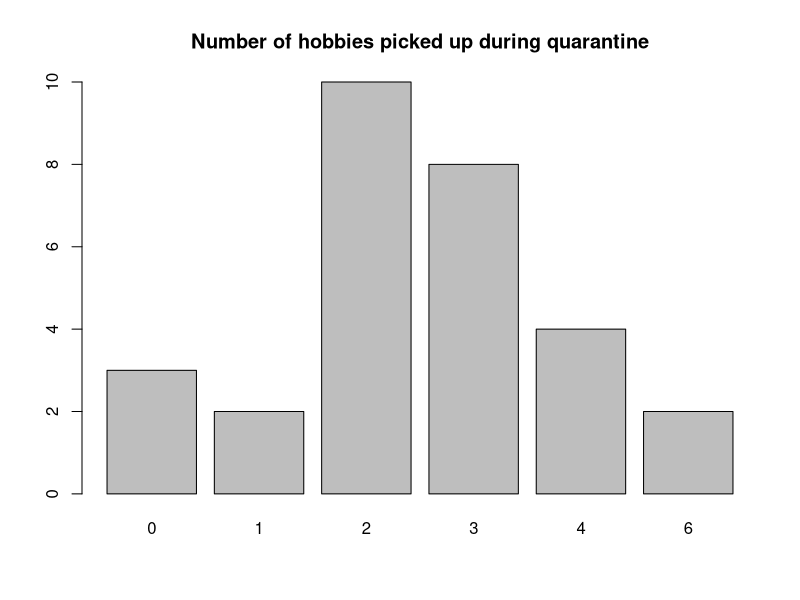
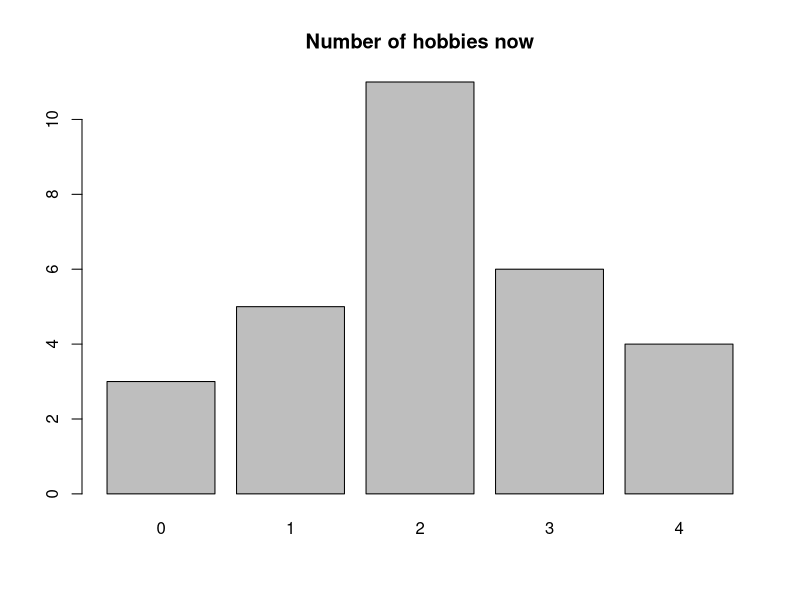
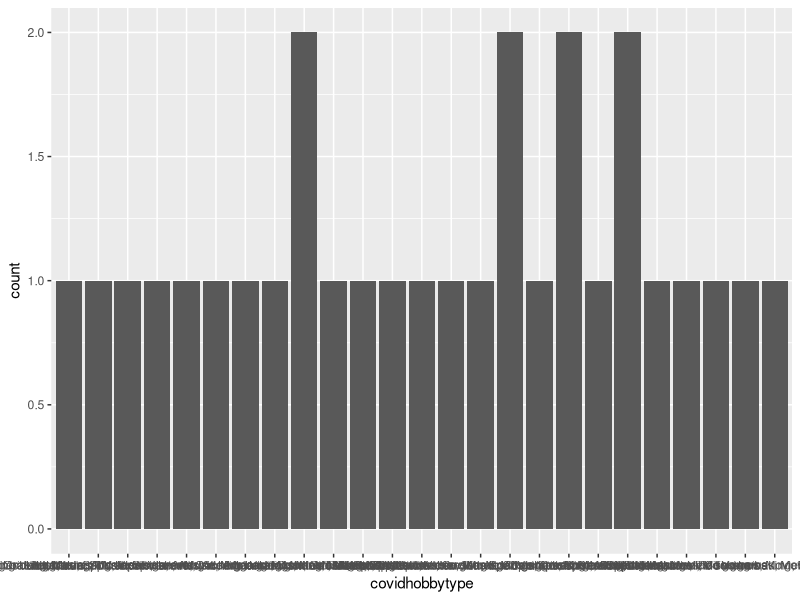
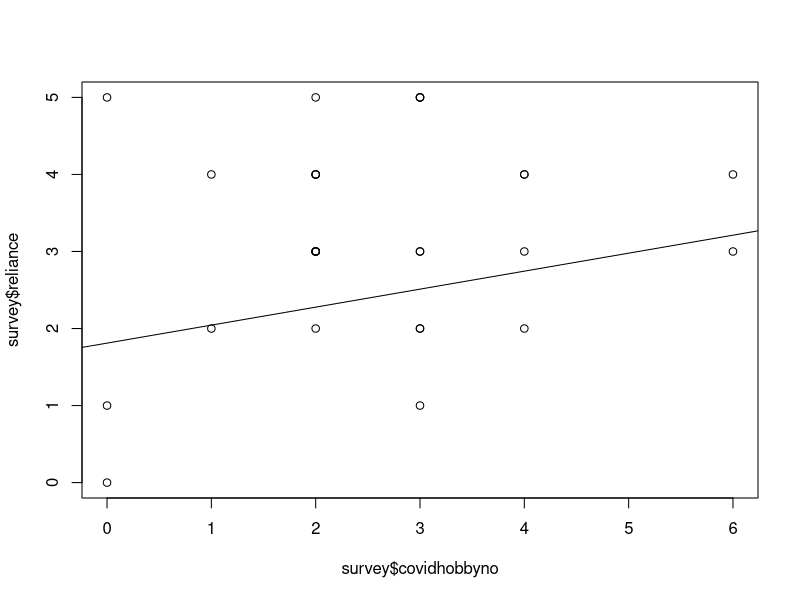

Write the R code that produced these figures, in order.
## ---- chunk 1

#Load our data
survey = read.csv("HobbiesCOVID19.csv")

# Remove the Timestamp column as it is not necessary for our report
survey$Timestamp <- NULL

# Quick look at the structure of data
str(survey)

# Quick look at top 5 rows of data
head(survey) 
# Our data has 29 rows and 9 columns

# Size of the data
dim(survey)

# R's classification of survey's data
class(survey)

## R's classification of variables
str(mtcars)
#sapply(mtcars, class)
## ---- chunk 2
# Number of hobbies picked up during quarantine
barplot(table(survey$covidhobbyno), main="Number of hobbies picked up during quarantine")

#Number of hobbies now
barplot(table(survey$nowhobbyno), main="Number of hobbies now")
## ---- chunk 3
# Install packages ggplot2
library(ggplot2)


p = ggplot(survey, aes(x=covidhobbytype))
p + geom_bar()


## ---- chunk 4
# Construct a scatter plot
plot(survey$covidhobbyno, survey$reliance)

# Calculate the linear regression model to draw on the scatter plot
L = lm(survey$covidhobbyno ~ survey$reliance)

summary(L)

L$coeff

abline(L)

# Caluculate the linear correlation coefficient
cor(survey$covidhobbyno, survey$reliance)

